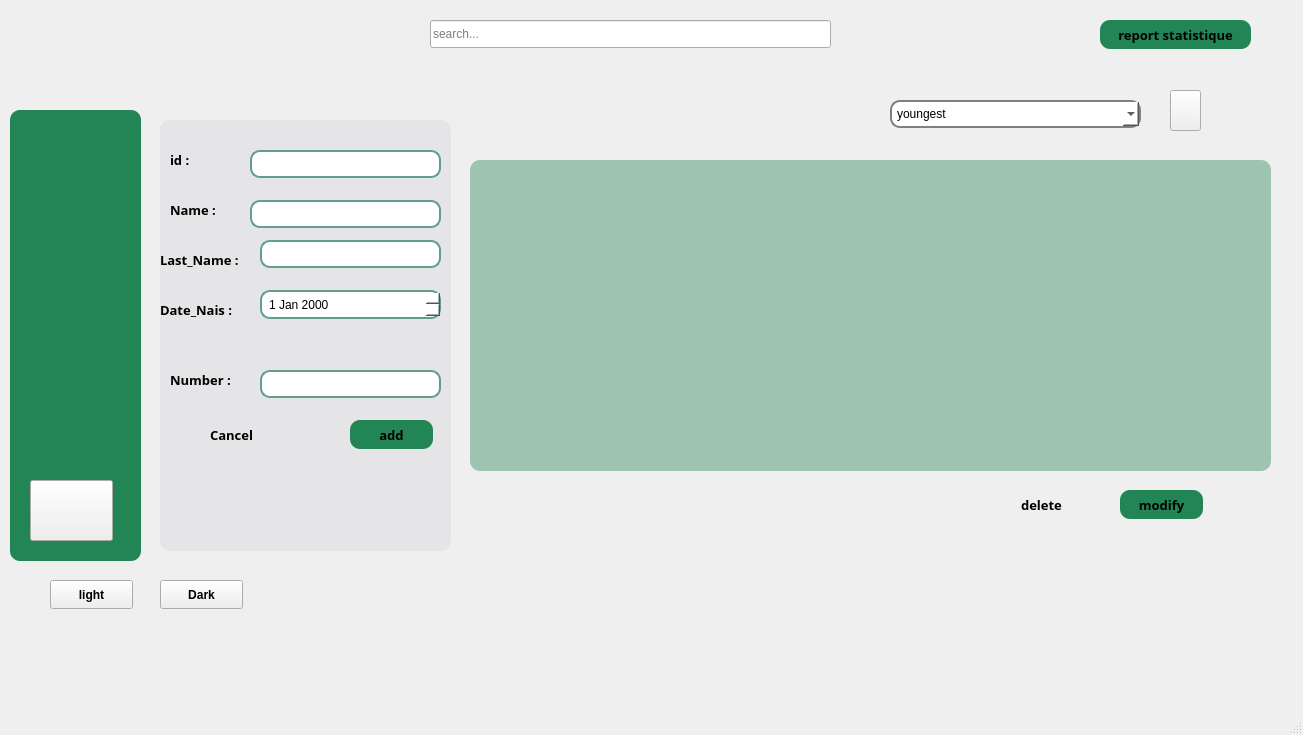
<?xml version="1.0" encoding="UTF-8"?>
<ui version="4.0">
 <class>MainWindowSupporteur</class>
 <widget class="QMainWindow" name="MainWindowSupporteur">
  <property name="geometry">
   <rect>
    <x>0</x>
    <y>0</y>
    <width>1303</width>
    <height>735</height>
   </rect>
  </property>
  <property name="windowTitle">
   <string>MainWindow</string>
  </property>
  <widget class="QWidget" name="centralwidget">
   <widget class="QWidget" name="menu" native="true">
    <property name="geometry">
     <rect>
      <x>10</x>
      <y>110</y>
      <width>131</width>
      <height>451</height>
     </rect>
    </property>
    <property name="styleSheet">
     <string notr="true">#menu
{
background-color:#218555;
 border-radius: 10px;         /* Rounded corners */
    padding: 5px;
}</string>
    </property>
    <widget class="QPushButton" name="btn_support">
     <property name="geometry">
      <rect>
       <x>20</x>
       <y>10</y>
       <width>83</width>
       <height>71</height>
      </rect>
     </property>
     <property name="styleSheet">
      <string notr="true">#btn_support {
    border: none;
    qproperty-icon: url(:/img/img/2.png);
    qproperty-iconSize: 64px 64px; /* Ajuste la taille selon ton bouton */
}
</string>
     </property>
     <property name="text">
      <string/>
     </property>
    </widget>
    <widget class="QPushButton" name="btn_joueur">
     <property name="geometry">
      <rect>
       <x>20</x>
       <y>90</y>
       <width>83</width>
       <height>61</height>
      </rect>
     </property>
     <property name="styleSheet">
      <string notr="true">#btn_joueur {
    border: none;
    qproperty-icon: url(:/img/img/joueur-de-football.png);
    qproperty-iconSize: 64px 64px; /* Ajuste la taille selon ton bouton */
}
</string>
     </property>
     <property name="text">
      <string/>
     </property>
    </widget>
    <widget class="QPushButton" name="btn_arbitre">
     <property name="geometry">
      <rect>
       <x>20</x>
       <y>170</y>
       <width>83</width>
       <height>71</height>
      </rect>
     </property>
     <property name="styleSheet">
      <string notr="true">#btn_arbitre {
    border: none;
    qproperty-icon: url(:/img/img/carte-jaune.png);
    qproperty-iconSize: 64px 64px; /* Ajuste la taille selon ton bouton */
}
</string>
     </property>
     <property name="text">
      <string/>
     </property>
    </widget>
    <widget class="QPushButton" name="btn_equipe">
     <property name="geometry">
      <rect>
       <x>20</x>
       <y>240</y>
       <width>83</width>
       <height>61</height>
      </rect>
     </property>
     <property name="styleSheet">
      <string notr="true">#btn_equipe {
    border: none;
    qproperty-icon: url(:/img/img/4.png);
    qproperty-iconSize: 64px 64px; /* Ajuste la taille selon ton bouton */
}
</string>
     </property>
     <property name="text">
      <string/>
     </property>
    </widget>
    <widget class="QPushButton" name="btn_match">
     <property name="geometry">
      <rect>
       <x>20</x>
       <y>298</y>
       <width>83</width>
       <height>71</height>
      </rect>
     </property>
     <property name="styleSheet">
      <string notr="true">#btn_match {
    border: none;
    qproperty-icon: url(:/img/img/3.png);
    qproperty-iconSize: 64px 64px; /* Ajuste la taille selon ton bouton */
}
</string>
     </property>
     <property name="text">
      <string/>
     </property>
    </widget>
    <widget class="QPushButton" name="btn_billet_fromsup">
     <property name="geometry">
      <rect>
       <x>20</x>
       <y>370</y>
       <width>83</width>
       <height>61</height>
      </rect>
     </property>
     <property name="styleSheet">
      <string notr="true">#btn_billet {
    border: none;
    qproperty-icon:url(:/img/img/billet.png);
    qproperty-iconSize: 64px 64px; /* Ajuste la taille selon ton bouton */
}
</string>
     </property>
     <property name="text">
      <string/>
     </property>
    </widget>
   </widget>
   <widget class="QWidget" name="form" native="true">
    <property name="geometry">
     <rect>
      <x>160</x>
      <y>120</y>
      <width>291</width>
      <height>431</height>
     </rect>
    </property>
    <property name="styleSheet">
     <string notr="true">#form{
background:rgba(214, 215, 222, 0.4);
 border-radius: 10px;         /* Rounded corners */
    padding: 5px;
}</string>
    </property>
    <widget class="QLabel" name="id">
     <property name="geometry">
      <rect>
       <x>10</x>
       <y>30</y>
       <width>81</width>
       <height>20</height>
      </rect>
     </property>
     <property name="font">
      <font>
       <family>Sylfaen</family>
       <pointsize>10</pointsize>
       <bold>true</bold>
      </font>
     </property>
     <property name="styleSheet">
      <string notr="true">#label_2{
color : rgb(0,0,0);
}</string>
     </property>
     <property name="text">
      <string>id :</string>
     </property>
    </widget>
    <widget class="QLabel" name="NAME">
     <property name="geometry">
      <rect>
       <x>10</x>
       <y>80</y>
       <width>63</width>
       <height>20</height>
      </rect>
     </property>
     <property name="font">
      <font>
       <family>Sylfaen</family>
       <pointsize>10</pointsize>
       <bold>true</bold>
      </font>
     </property>
     <property name="styleSheet">
      <string notr="true">#label_3{
color : rgb(0,0,0);
}</string>
     </property>
     <property name="text">
      <string>Name :</string>
     </property>
    </widget>
    <widget class="QPushButton" name="add">
     <property name="geometry">
      <rect>
       <x>190</x>
       <y>300</y>
       <width>83</width>
       <height>29</height>
      </rect>
     </property>
     <property name="font">
      <font>
       <family>Sylfaen</family>
       <pointsize>10</pointsize>
       <bold>true</bold>
      </font>
     </property>
     <property name="styleSheet">
      <string notr="true">#add{

    border-radius: 10px;         /* Rounded corners */
    padding: 5px;                /* Padding for text */
    background: #218555
; }</string>
     </property>
     <property name="text">
      <string>add</string>
     </property>
    </widget>
    <widget class="QPushButton" name="cancel">
     <property name="geometry">
      <rect>
       <x>30</x>
       <y>300</y>
       <width>83</width>
       <height>29</height>
      </rect>
     </property>
     <property name="font">
      <font>
       <family>Sylfaen</family>
       <pointsize>10</pointsize>
       <bold>true</bold>
      </font>
     </property>
     <property name="styleSheet">
      <string notr="true">#cancel{
border-radius: 10px;         /* Rounded corners */
                    /* Padding for text */
    background: transparent; 
}</string>
     </property>
     <property name="text">
      <string>Cancel</string>
     </property>
    </widget>
    <widget class="QLineEdit" name="IdEdit">
     <property name="geometry">
      <rect>
       <x>90</x>
       <y>30</y>
       <width>191</width>
       <height>28</height>
      </rect>
     </property>
     <property name="styleSheet">
      <string notr="true">#IdEdit
 {
    border-radius: 10px;         /* Rounded corners */
    padding: 5px;                /* Padding for text */
    background: white; 
   border:2px solid #619D90;
}</string>
     </property>
    </widget>
    <widget class="QLineEdit" name="NameEdit">
     <property name="geometry">
      <rect>
       <x>90</x>
       <y>80</y>
       <width>191</width>
       <height>28</height>
      </rect>
     </property>
     <property name="styleSheet">
      <string notr="true">#NameEdit
 {
    border-radius: 10px;         /* Rounded corners */
    padding: 5px;                /* Padding for text */
    background: white; 
   border:2px solid #619D90;
}</string>
     </property>
    </widget>
    <widget class="QLabel" name="LAST_NAME">
     <property name="geometry">
      <rect>
       <x>0</x>
       <y>130</y>
       <width>111</width>
       <height>20</height>
      </rect>
     </property>
     <property name="font">
      <font>
       <family>Sylfaen</family>
       <pointsize>10</pointsize>
       <bold>true</bold>
      </font>
     </property>
     <property name="styleSheet">
      <string notr="true">#label_12{
color : rgb(0,0,0);
}</string>
     </property>
     <property name="text">
      <string>Last_Name :</string>
     </property>
    </widget>
    <widget class="QLineEdit" name="LastnameEdit">
     <property name="geometry">
      <rect>
       <x>100</x>
       <y>120</y>
       <width>181</width>
       <height>28</height>
      </rect>
     </property>
     <property name="styleSheet">
      <string notr="true">#LastnameEdit
 {
    border-radius: 10px;         /* Rounded corners */
    padding: 5px;                /* Padding for text */
    background: white; 
   border:2px solid #619D90;
}</string>
     </property>
    </widget>
    <widget class="QLabel" name="DATE_NAIS">
     <property name="geometry">
      <rect>
       <x>0</x>
       <y>180</y>
       <width>91</width>
       <height>20</height>
      </rect>
     </property>
     <property name="font">
      <font>
       <family>Sylfaen</family>
       <pointsize>10</pointsize>
       <bold>true</bold>
      </font>
     </property>
     <property name="styleSheet">
      <string notr="true">#label_13{
color : rgb(0,0,0);
}</string>
     </property>
     <property name="text">
      <string>Date_Nais :</string>
     </property>
    </widget>
    <widget class="QDateEdit" name="DateEdit">
     <property name="geometry">
      <rect>
       <x>100</x>
       <y>170</y>
       <width>181</width>
       <height>29</height>
      </rect>
     </property>
     <property name="styleSheet">
      <string notr="true">#DateEdit
 {
    border-radius: 10px;         /* Rounded corners */
    padding: 5px;                /* Padding for text */
    background: white; 
   border:2px solid #619D90;
}</string>
     </property>
    </widget>
    <widget class="QLabel" name="GRADE">
     <property name="geometry">
      <rect>
       <x>10</x>
       <y>250</y>
       <width>81</width>
       <height>20</height>
      </rect>
     </property>
     <property name="font">
      <font>
       <family>Sylfaen</family>
       <pointsize>10</pointsize>
       <bold>true</bold>
      </font>
     </property>
     <property name="styleSheet">
      <string notr="true">#label_14{
color : rgb(0,0,0);
}</string>
     </property>
     <property name="text">
      <string>Number :</string>
     </property>
    </widget>
    <widget class="QLineEdit" name="GradeEdit">
     <property name="geometry">
      <rect>
       <x>100</x>
       <y>250</y>
       <width>181</width>
       <height>28</height>
      </rect>
     </property>
     <property name="styleSheet">
      <string notr="true">#GradeEdit
 {
    border-radius: 10px;         /* Rounded corners */
    padding: 5px;                /* Padding for text */
    background: white; 
   border:2px solid #619D90;
}</string>
     </property>
    </widget>
   </widget>
   <widget class="QLineEdit" name="search_bar">
    <property name="geometry">
     <rect>
      <x>430</x>
      <y>20</y>
      <width>401</width>
      <height>28</height>
     </rect>
    </property>
    <property name="styleSheet">
     <string notr="true">#lineEdit
 {
   border: 2px solid gray;       /* Border color and thickness */
    border-radius: 10px;         /* Rounded corners */
    padding: 5px;                /* Padding for text */
    background: white; 
}</string>
    </property>
    <property name="placeholderText">
     <string>search...</string>
    </property>
   </widget>
   <widget class="QComboBox" name="tri">
    <property name="geometry">
     <rect>
      <x>890</x>
      <y>100</y>
      <width>251</width>
      <height>28</height>
     </rect>
    </property>
    <property name="styleSheet">
     <string notr="true">#tri
 {
   border: 2px solid gray;       /* Border color and thickness */
    border-radius: 10px;         /* Rounded corners */
    padding: 5px;                /* Padding for text */
    background: white; 
}</string>
    </property>
    <item>
     <property name="text">
      <string>youngest</string>
     </property>
    </item>
    <item>
     <property name="text">
      <string>oldest</string>
     </property>
    </item>
   </widget>
   <widget class="QTableView" name="tableView">
    <property name="geometry">
     <rect>
      <x>470</x>
      <y>160</y>
      <width>801</width>
      <height>311</height>
     </rect>
    </property>
    <property name="styleSheet">
     <string notr="true">#tableView{
background:rgba(33, 133, 85, 0.4);
 border-radius: 10px;         /* Rounded corners */
    padding: 5px;
}</string>
    </property>
   </widget>
   <widget class="QPushButton" name="delete_2">
    <property name="geometry">
     <rect>
      <x>1000</x>
      <y>490</y>
      <width>83</width>
      <height>29</height>
     </rect>
    </property>
    <property name="font">
     <font>
      <family>Sylfaen</family>
      <pointsize>10</pointsize>
      <bold>true</bold>
     </font>
    </property>
    <property name="styleSheet">
     <string notr="true">#delete_2{
border-radius: 10px;         /* Rounded corners */
                    /* Padding for text */
    background: transparent; 
}</string>
    </property>
    <property name="text">
     <string>delete</string>
    </property>
   </widget>
   <widget class="QPushButton" name="modify">
    <property name="geometry">
     <rect>
      <x>1120</x>
      <y>490</y>
      <width>83</width>
      <height>29</height>
     </rect>
    </property>
    <property name="font">
     <font>
      <family>Sylfaen</family>
      <pointsize>10</pointsize>
      <bold>true</bold>
     </font>
    </property>
    <property name="styleSheet">
     <string notr="true">#modify{

    border-radius: 10px;         /* Rounded corners */
    padding: 5px;                /* Padding for text */
    background: #218555
; }</string>
    </property>
    <property name="text">
     <string>modify</string>
    </property>
   </widget>
   <widget class="QPushButton" name="stat">
    <property name="geometry">
     <rect>
      <x>1100</x>
      <y>20</y>
      <width>151</width>
      <height>29</height>
     </rect>
    </property>
    <property name="font">
     <font>
      <family>Sylfaen</family>
      <pointsize>10</pointsize>
      <bold>true</bold>
     </font>
    </property>
    <property name="styleSheet">
     <string notr="true">#stat{

    border-radius: 10px;         /* Rounded corners */
    padding: 5px;                /* Padding for text */
    background: #218555
; }</string>
    </property>
    <property name="text">
     <string>report statistique</string>
    </property>
   </widget>
   <widget class="QPushButton" name="pdf">
    <property name="geometry">
     <rect>
      <x>1170</x>
      <y>90</y>
      <width>31</width>
      <height>41</height>
     </rect>
    </property>
    <property name="font">
     <font>
      <family>Sylfaen</family>
      <pointsize>10</pointsize>
      <bold>true</bold>
     </font>
    </property>
    <property name="styleSheet">
     <string notr="true">#pdf{
	 qproperty-icon:url(:/img/img/1.png);
  qproperty-iconSize: 30px 30px;
}</string>
    </property>
    <property name="text">
     <string/>
    </property>
   </widget>
   <widget class="QPushButton" name="light_ilyes">
    <property name="geometry">
     <rect>
      <x>50</x>
      <y>580</y>
      <width>83</width>
      <height>29</height>
     </rect>
    </property>
    <property name="font">
     <font>
      <bold>true</bold>
     </font>
    </property>
    <property name="styleSheet">
     <string notr="true">#light {
    background-color:transparent; 
    color: #333; 
    border: 2px solid #ccc;
    border-radius: 10px;
    padding: 5px 10px; 
}

#light:hover {
    background-color: #e0e0e0;
    border: 2px solid #bbb;
}

#light:pressed {
    background-color: #d0d0d0; 
    border: 2px solid #999;
}</string>
    </property>
    <property name="text">
     <string>light</string>
    </property>
   </widget>
   <widget class="QPushButton" name="dark_ilyes">
    <property name="geometry">
     <rect>
      <x>160</x>
      <y>580</y>
      <width>83</width>
      <height>29</height>
     </rect>
    </property>
    <property name="font">
     <font>
      <bold>true</bold>
     </font>
    </property>
    <property name="styleSheet">
     <string notr="true">#dark {
    background-color: #333; /* Dark gray background */
    color: white; /* White text */
    border: 2px solid #555; /* Slightly lighter border */
   border-radius: 10px; /* Rounded corners */
    padding: 5px 10px; /* Padding for better appearance */
}
#dark:hover {
    background-color: #444; /* Slightly lighter on hover */
    border: 2px solid #777;
}

#dark:pressed {
    background-color: #222; /* Even darker when pressed */
    border: 2px solid #999;
}</string>
    </property>
    <property name="text">
     <string>Dark</string>
    </property>
   </widget>
   <widget class="QLabel" name="label_2">
    <property name="geometry">
     <rect>
      <x>40</x>
      <y>50</y>
      <width>101</width>
      <height>51</height>
     </rect>
    </property>
    <property name="text">
     <string/>
    </property>
    <property name="pixmap">
     <pixmap resource="resource.qrc">:/img/img/logo_yedkom-removebg.png</pixmap>
    </property>
    <property name="scaledContents">
     <bool>true</bool>
    </property>
   </widget>
   <widget class="QLabel" name="label">
    <property name="geometry">
     <rect>
      <x>0</x>
      <y>0</y>
      <width>1281</width>
      <height>641</height>
     </rect>
    </property>
    <property name="styleSheet">
     <string notr="true">#label {
    background-image:url(:/img/img/bg.jpg);
}
</string>
    </property>
    <property name="text">
     <string/>
    </property>
   </widget>
   <zorder>label</zorder>
   <zorder>menu</zorder>
   <zorder>form</zorder>
   <zorder>search_bar</zorder>
   <zorder>tri</zorder>
   <zorder>tableView</zorder>
   <zorder>delete_2</zorder>
   <zorder>modify</zorder>
   <zorder>stat</zorder>
   <zorder>pdf</zorder>
   <zorder>light_ilyes</zorder>
   <zorder>dark_ilyes</zorder>
   <zorder>label_2</zorder>
  </widget>
  <widget class="QMenuBar" name="menubar">
   <property name="geometry">
    <rect>
     <x>0</x>
     <y>0</y>
     <width>1303</width>
     <height>26</height>
    </rect>
   </property>
  </widget>
  <widget class="QStatusBar" name="statusbar"/>
 </widget>
 <resources>
  <include location="resource.qrc"/>
 </resources>
 <connections/>
</ui>
